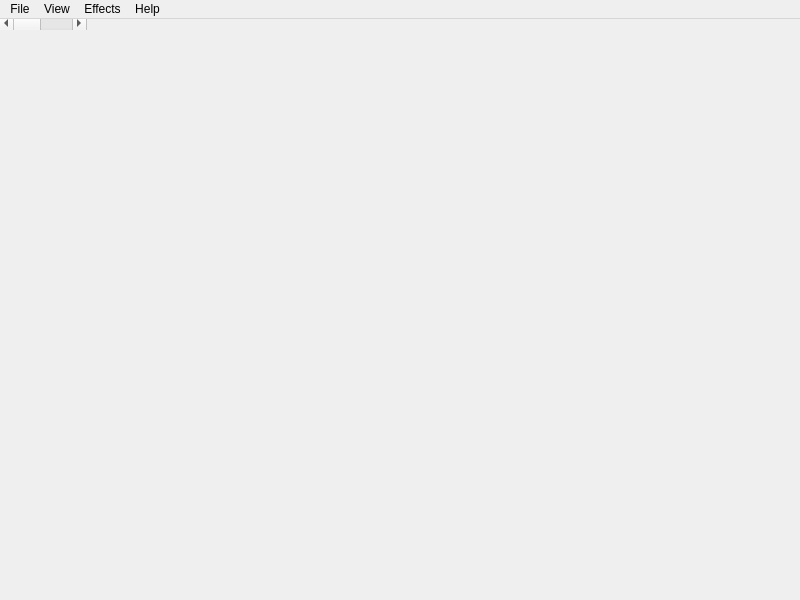
<?xml version="1.0" encoding="UTF-8"?>
<ui version="4.0">
 <class>ImageViewer</class>
 <widget class="QMainWindow" name="ImageViewer">
  <property name="geometry">
   <rect>
    <x>0</x>
    <y>0</y>
    <width>800</width>
    <height>600</height>
   </rect>
  </property>
  <widget class="QScrollArea" name="scrollArea">
   <property name="frameShape">
    <enum>QFrame::NoFrame</enum>
   </property>
   <property name="widgetResizable">
    <bool>false</bool>
   </property>
   <widget class="QLabel" name="imageLabel">
    <property name="geometry">
     <rect>
      <x>0</x>
      <y>0</y>
      <width>800</width>
      <height>579</height>
     </rect>
    </property>
    <property name="sizePolicy">
     <sizepolicy hsizetype="Ignored" vsizetype="Ignored">
      <horstretch>0</horstretch>
      <verstretch>0</verstretch>
     </sizepolicy>
    </property>
    <property name="text">
     <string/>
    </property>
    <property name="scaledContents">
     <bool>true</bool>
    </property>
   </widget>
  </widget>
  <widget class="QMenuBar" name="menubar">
   <property name="geometry">
    <rect>
     <x>0</x>
     <y>0</y>
     <width>800</width>
     <height>21</height>
    </rect>
   </property>
   <widget class="QMenu" name="menuFile">
    <property name="title">
     <string>File</string>
    </property>
    <addaction name="actionOpen"/>
    <addaction name="actionSave"/>
    <addaction name="separator"/>
    <addaction name="actionExit"/>
   </widget>
   <widget class="QMenu" name="menuView">
    <property name="title">
     <string>View</string>
    </property>
    <addaction name="actionZoomIn"/>
    <addaction name="actionZoomOut"/>
    <addaction name="actionNormalSize"/>
    <addaction name="actionFitToWindow"/>
   </widget>
   <widget class="QMenu" name="menuEffects">
    <property name="title">
     <string>Effects</string>
    </property>
    <addaction name="actionReset"/>
    <addaction name="separator"/>
    <addaction name="actionBlur"/>
    <addaction name="actionHypothecialContrast"/>
    <addaction name="actionSharpness"/>
    <addaction name="actionEdgeDetection"/>
    <addaction name="separator"/>
    <addaction name="actionColorBasedSharpness"/>
    <addaction name="separator"/>
    <addaction name="actionFlowField"/>
    <addaction name="actionFlowFieldFilter"/>
    <addaction name="separator"/>
    <addaction name="actionMandelbrot"/>
   </widget>
   <widget class="QMenu" name="menuHelp">
    <property name="title">
     <string>Help</string>
    </property>
    <addaction name="actionAbout"/>
   </widget>
   <addaction name="menuFile"/>
   <addaction name="menuView"/>
   <addaction name="menuEffects"/>
   <addaction name="menuHelp"/>
  </widget>
  <action name="actionOpen">
   <property name="text">
    <string>&amp;Open</string>
   </property>
   <property name="shortcut">
    <string>Ctrl+O</string>
   </property>
  </action>
  <action name="actionSave">
   <property name="text">
    <string>&amp;Save</string>
   </property>
   <property name="shortcut">
    <string>Ctrl+S</string>
   </property>
  </action>
  <action name="actionExit">
   <property name="text">
    <string>E&amp;xit</string>
   </property>
   <property name="shortcut">
    <string>Ctrl+Q</string>
   </property>
  </action>
  <action name="actionZoomIn">
   <property name="enabled">
    <bool>false</bool>
   </property>
   <property name="text">
    <string>Zoom &amp;In (25%)</string>
   </property>
   <property name="shortcut">
    <string>Ctrl++</string>
   </property>
  </action>
  <action name="actionZoomOut">
   <property name="enabled">
    <bool>false</bool>
   </property>
   <property name="text">
    <string>Zoom &amp;Out (25%)</string>
   </property>
   <property name="shortcut">
    <string>Ctrl+-</string>
   </property>
  </action>
  <action name="actionNormalSize">
   <property name="enabled">
    <bool>false</bool>
   </property>
   <property name="text">
    <string>&amp;Normal Size</string>
   </property>
   <property name="shortcut">
    <string>Ctrl+0</string>
   </property>
  </action>
  <action name="actionFitToWindow">
   <property name="checkable">
    <bool>true</bool>
   </property>
   <property name="enabled">
    <bool>false</bool>
   </property>
   <property name="text">
    <string>&amp;Fit to Window</string>
   </property>
   <property name="shortcut">
    <string>Ctrl+F</string>
   </property>
  </action>
  <action name="actionReset">
   <property name="enabled">
    <bool>false</bool>
   </property>
   <property name="text">
    <string>&amp;Reset</string>
   </property>
   <property name="shortcut">
    <string>Ctrl+R</string>
   </property>
  </action>
  <action name="actionBlur">
   <property name="enabled">
    <bool>false</bool>
   </property>
   <property name="text">
    <string>&amp;Blur</string>
   </property>
   <property name="shortcut">
    <string>Ctrl+1</string>
   </property>
  </action>
  <action name="actionSharpness">
   <property name="enabled">
    <bool>false</bool>
   </property>
   <property name="text">
    <string>&amp;Sharpness</string>
   </property>
   <property name="shortcut">
    <string>Ctrl+3</string>
   </property>
  </action>
  <action name="actionEdgeDetection">
   <property name="enabled">
    <bool>false</bool>
   </property>
   <property name="text">
    <string>&amp;Edge Detection</string>
   </property>
   <property name="shortcut">
    <string>Ctrl+4</string>
   </property>
  </action>
  <action name="actionColorBasedSharpness">
    <property name="enabled">
      <bool>false</bool>
    </property>
    <property name="text">
      <string>&amp;Color Based Sharpness</string>
    </property>
    <property name="shortcut">
      <string>Ctrl+5</string>
    </property>
  </action>
  <action name="actionFlowField">
   <property name="enabled">
    <bool>false</bool>
   </property>
   <property name="text">
    <string>&amp;Flow Field</string>
   </property>
   <property name="shortcut">
    <string>Ctrl+6</string>
   </property>
  </action>
  <action name="actionFlowFieldFilter">
   <property name="enabled">
    <bool>false</bool>
   </property>
   <property name="text">
    <string>F&amp;low Field Filter</string>
   </property>
   <property name="shortcut">
    <string>Ctrl+7</string>
   </property>
  </action>
  <action name="actionMandelbrot">
   <property name="text">
    <string>&amp;Mandelbrot</string>
   </property>
   <property name="shortcut">
    <string>Ctrl+8</string>
   </property>
  </action>
  <action name="actionAbout">
   <property name="text">
    <string>&amp;About</string>
   </property>
  </action>
  <action name="actionAboutQt">
   <property name="text">
    <string>About &amp;Qt</string>
   </property>
  </action>
  <action name="actionHypothecialContrast">
   <property name="enabled">
    <bool>false</bool>
   </property>
   <property name="text">
    <string>Hypothecial Contrast</string>
   </property>
   <property name="shortcut">
    <string>Ctrl+2</string>
   </property>
  </action>
 </widget>
 <resources/>
 <connections/>
</ui>
